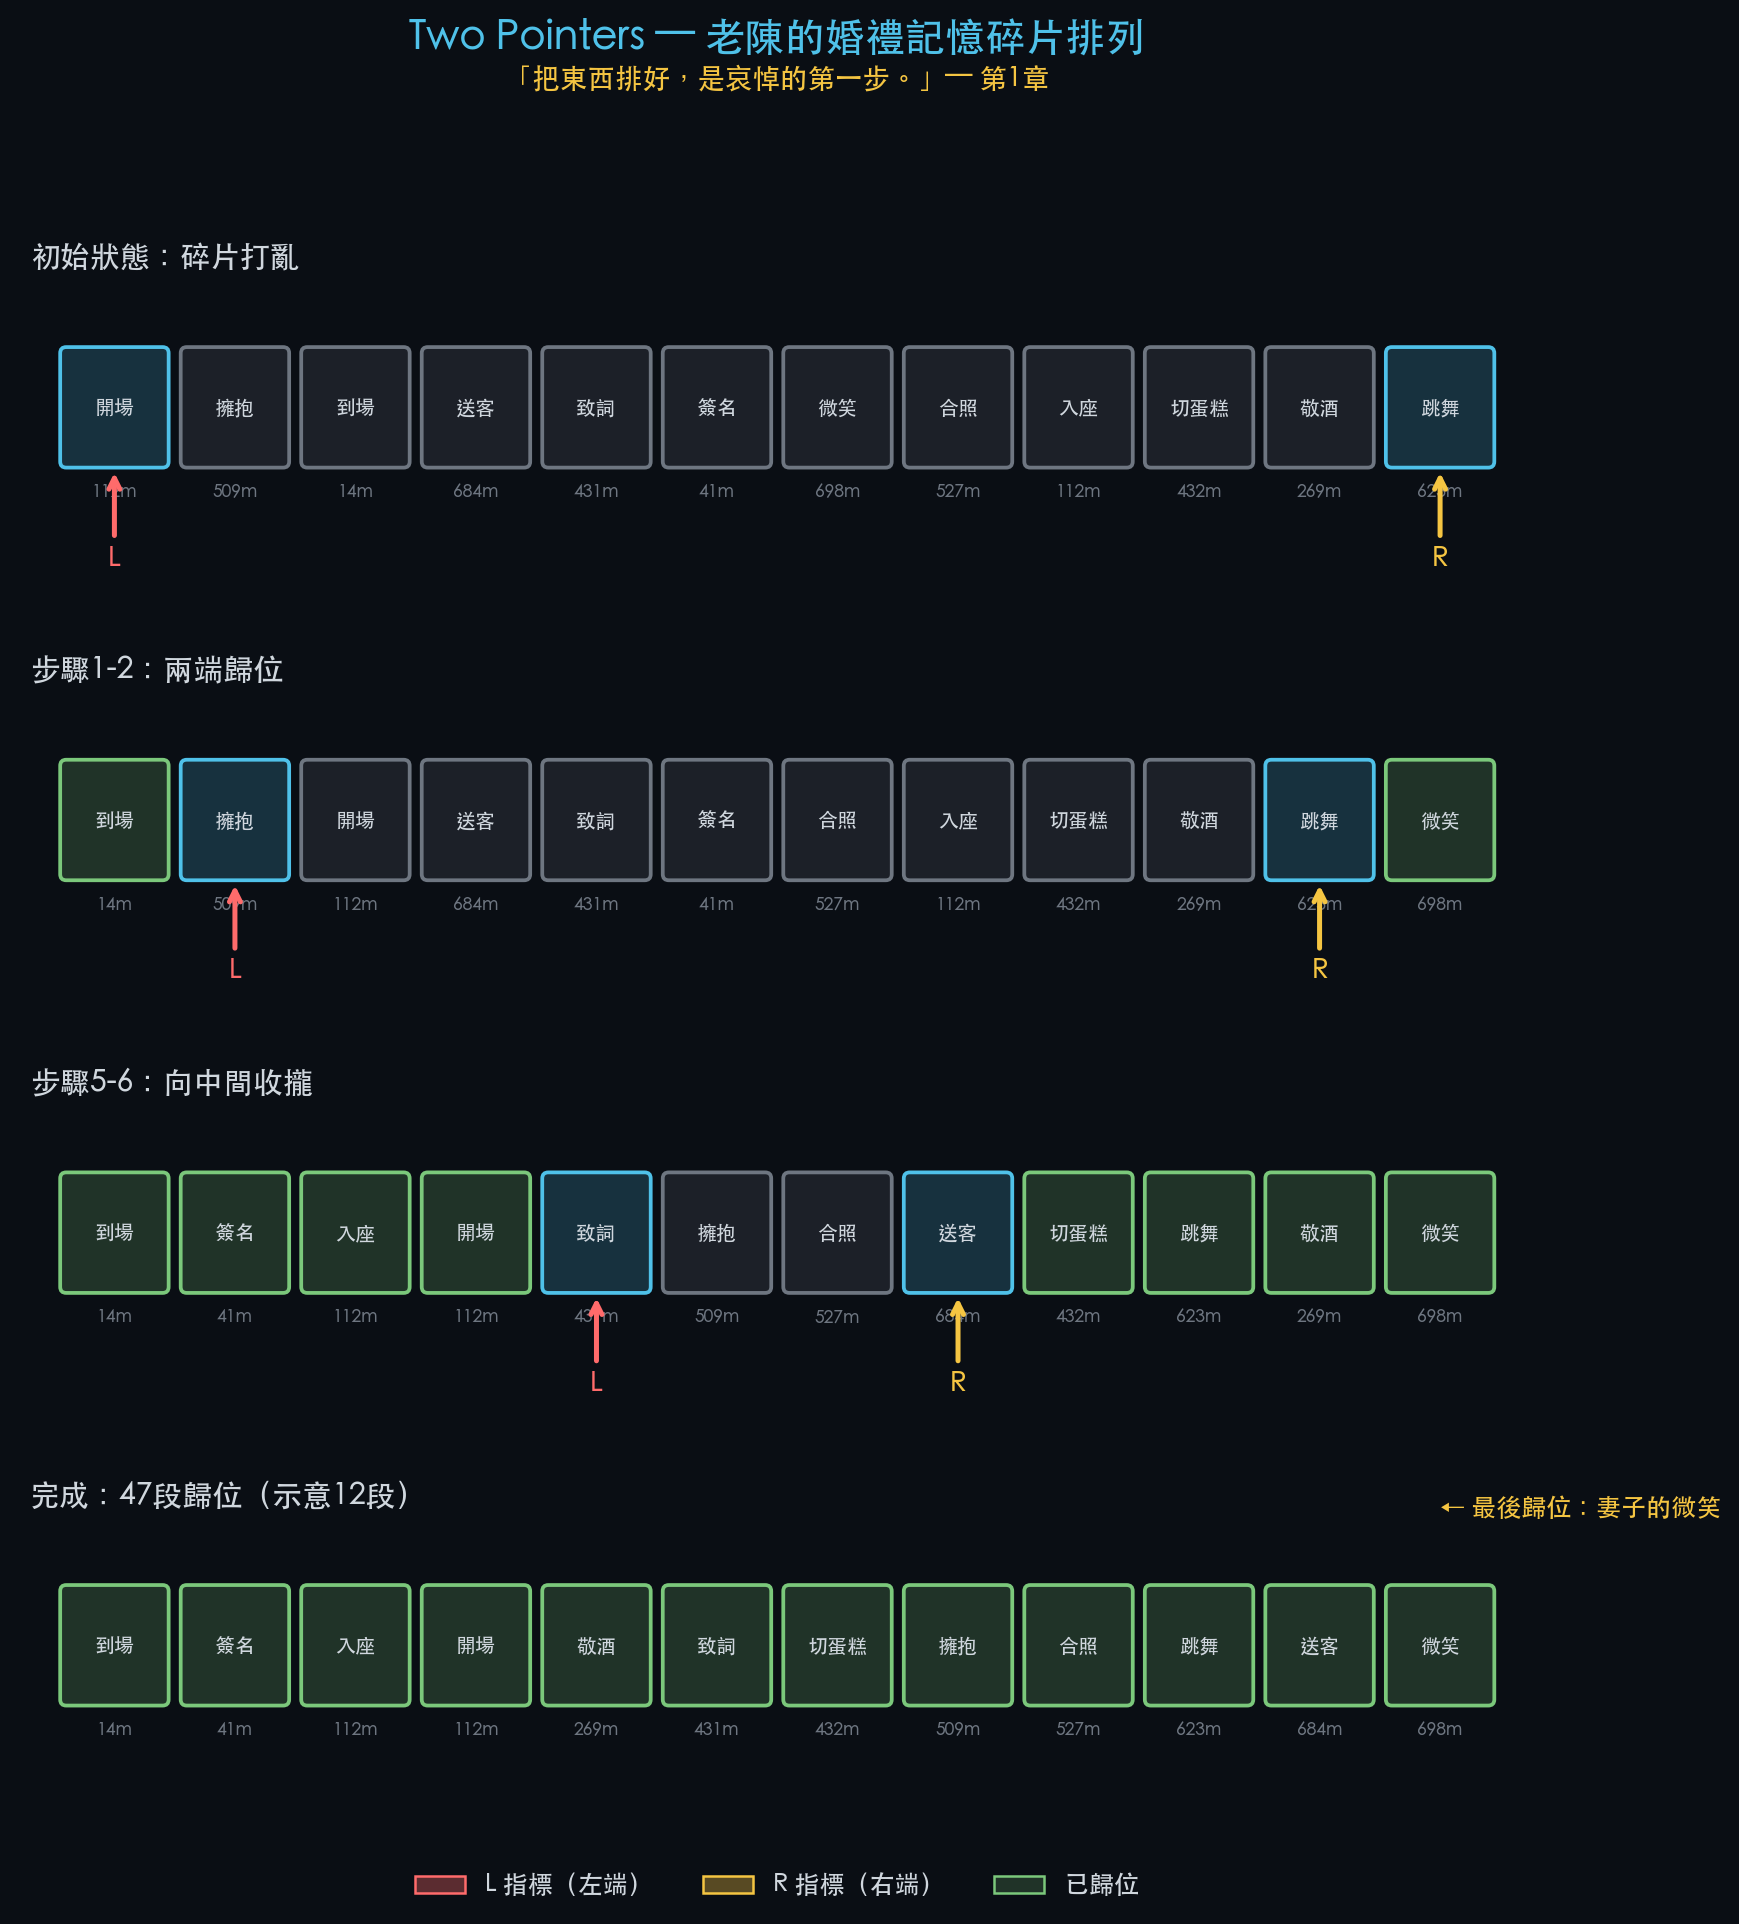

Generate this figure with Python:
"""
米亞的演算法筆記 #01 — Two Pointers 雙指標
《記憶駭客》第1-2章：老陳的婚禮記憶碎片排列

「把東西排好，是哀悼的第一步。」
"""

import matplotlib
matplotlib.use('Agg')
import matplotlib.pyplot as plt
import matplotlib.patches as mpatches
import numpy as np
import os

# ── Color Palette ──
MIA_BLUE = '#4fc1e9'
MIA_WARM = '#f5c542'
DARK_BG = '#0a0e14'
TEXT = '#d0d7de'
MUTED = '#6e7681'
GRID = '#1c2028'
RED = '#ff6b6b'
GREEN = '#7bc87b'

# ── Chinese Font Detection ──
def get_chinese_font():
    for font in ['PingFang TC', 'Heiti TC', 'Arial Unicode MS']:
        try:
            from matplotlib.font_manager import FontProperties
            fp = FontProperties(family=font)
            if fp.get_name() != font:
                continue
            return font
        except Exception:
            continue
    return 'PingFang TC'

FONT_FAMILY = get_chinese_font()
plt.rcParams['font.family'] = FONT_FAMILY
plt.rcParams['axes.facecolor'] = DARK_BG
plt.rcParams['figure.facecolor'] = DARK_BG
plt.rcParams['text.color'] = TEXT
plt.rcParams['axes.edgecolor'] = MUTED
plt.rcParams['xtick.color'] = MUTED
plt.rcParams['ytick.color'] = MUTED

# ── Data: Memory fragments (timestamps as minutes from start) ──
np.random.seed(42)
n_fragments = 12
sorted_times = np.sort(np.random.uniform(0, 720, n_fragments)).astype(int)
labels_zh = [
    '到場', '簽名', '入座', '開場', '敬酒',
    '致詞', '切蛋糕', '擁抱', '合照', '跳舞',
    '送客', '微笑'
]

# ── Figure Setup ──
fig, axes = plt.subplots(4, 1, figsize=(14, 11),
                         gridspec_kw={'height_ratios': [1.2, 1.2, 1.2, 1.2]})
fig.suptitle('Two Pointers — 老陳的婚禮記憶碎片排列',
             fontsize=16, color=MIA_BLUE, fontweight='bold', y=0.97)
fig.text(0.5, 0.935, '「把東西排好，是哀悼的第一步。」— 第1章',
         ha='center', fontsize=11, color=MIA_WARM, style='italic')

# ── Helper: draw array ──
def draw_array(ax, arr, labels, L, R, step_label, highlight_sorted=None):
    ax.set_xlim(-0.8, len(arr) - 0.2)
    ax.set_ylim(-1.2, 2.0)
    ax.set_aspect('equal')
    ax.axis('off')

    # Step label
    ax.text(-0.7, 1.6, step_label, fontsize=12, color=TEXT, fontweight='bold',
            va='center')

    box_w = 0.8
    for i, (val, lab) in enumerate(zip(arr, labels)):
        # Box color
        if highlight_sorted is not None and i in highlight_sorted:
            fc = GREEN + '33'
            ec = GREEN
        elif i == L or i == R:
            fc = MIA_BLUE + '33'
            ec = MIA_BLUE
        else:
            fc = GRID
            ec = MUTED

        rect = mpatches.FancyBboxPatch(
            (i - box_w/2, -0.1), box_w, 0.9,
            boxstyle='round,pad=0.05', facecolor=fc, edgecolor=ec, linewidth=1.5
        )
        ax.add_patch(rect)
        ax.text(i, 0.35, lab, ha='center', va='center',
                fontsize=8, color=TEXT, fontweight='bold')
        ax.text(i, -0.35, f'{val}m', ha='center', va='center',
                fontsize=7, color=MUTED)

    # Pointer arrows
    if L is not None and L < len(arr):
        ax.annotate('L', xy=(L, -0.15), xytext=(L, -0.9),
                    fontsize=11, color=RED, fontweight='bold',
                    ha='center', va='center',
                    arrowprops=dict(arrowstyle='->', color=RED, lw=2))
    if R is not None and R < len(arr):
        ax.annotate('R', xy=(R, -0.15), xytext=(R, -0.9),
                    fontsize=11, color=MIA_WARM, fontweight='bold',
                    ha='center', va='center',
                    arrowprops=dict(arrowstyle='->', color=MIA_WARM, lw=2))

# ── Scrambled order ──
scramble_idx = [3, 7, 0, 10, 5, 1, 11, 8, 2, 6, 4, 9]
scrambled_times = sorted_times[scramble_idx]
scrambled_labels = [labels_zh[i] for i in scramble_idx]

# Step 0: Initial scrambled state
draw_array(axes[0], scrambled_times, scrambled_labels,
           0, 11, '初始狀態：碎片打亂', highlight_sorted=None)

# Step 1: After first pass — L=1, R=10, ends placed
step1_idx = [0, 7, 3, 10, 5, 1, 8, 2, 6, 4, 9, 11]
step1_times = sorted_times[step1_idx]
step1_labels = [labels_zh[i] for i in step1_idx]
draw_array(axes[1], step1_times, step1_labels,
           1, 10, '步驟1-2：兩端歸位', highlight_sorted={0, 11})

# Step 2: Midway — L=4, R=7
step2_idx = [0, 1, 2, 3, 5, 7, 8, 10, 6, 9, 4, 11]
step2_times = sorted_times[step2_idx]
step2_labels = [labels_zh[i] for i in step2_idx]
draw_array(axes[2], step2_times, step2_labels,
           4, 7, '步驟5-6：向中間收攏', highlight_sorted={0, 1, 2, 3, 11, 10, 9, 8})

# Step 3: Final sorted state
draw_array(axes[3], sorted_times, labels_zh,
           None, None, '完成：47段歸位（示意12段）',
           highlight_sorted=set(range(12)))

# Highlight the last fragment (smile)
axes[3].text(11, 1.5, '← 最後歸位：妻子的微笑',
             fontsize=10, color=MIA_WARM, style='italic', va='center')

# ── Legend ──
legend_elements = [
    mpatches.Patch(facecolor=RED + '55', edgecolor=RED, label='L 指標（左端）'),
    mpatches.Patch(facecolor=MIA_WARM + '55', edgecolor=MIA_WARM, label='R 指標（右端）'),
    mpatches.Patch(facecolor=GREEN + '33', edgecolor=GREEN, label='已歸位'),
]
fig.legend(handles=legend_elements, loc='lower center', ncol=3,
           fontsize=10, frameon=False,
           labelcolor=TEXT, bbox_to_anchor=(0.5, 0.01))

plt.tight_layout(rect=[0, 0.04, 1, 0.92])

# ── Save ──
out_path = os.path.join(os.path.dirname(__file__), 'Vol1_01_Array_雙指標.png')
fig.savefig(out_path, dpi=180, bbox_inches='tight',
            facecolor=DARK_BG, edgecolor='none')
plt.close(fig)
print(f'Saved: {out_path}')
